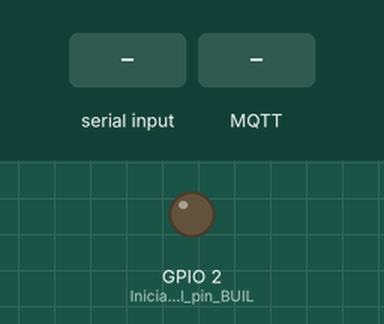
Recording of a sketch running on a simulated ESP8266 (NodeMCU). Parts: output pins drawn as LEDs (lit = HIGH). The test bench sets the inputs (shaded band). WiFi joins after 1.5 s; servers stay silent unless stated; no MQTT or app messages arrive unless stated; what the sketch prints to the serial monitor is not drawn.

Above: at 2.8 s.
2.9 s: "1\n" received over Serial
At 4.6 s:
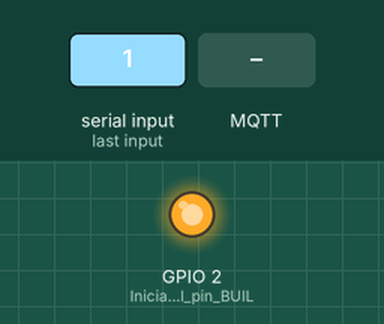
5.1 s: MQTT message "1" arrives on the first subscribed topic
6.6 s: MQTT message "on" arrives on the first subscribed topic
8.1 s: MQTT message "off" arrives on the first subscribed topic
Timing chart, 0 to 10.6 s (numbered marks = the images above; inputs shaded):
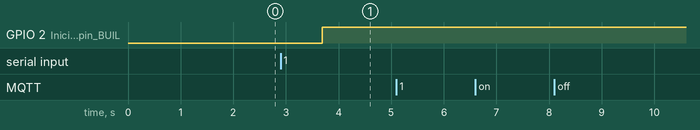

The sketch:

modemWiFIConSubscribe.ino
```cpp
/*
  Basic ESP8266 MQTT example

  This sketch demonstrates the capabilities of the pubsub library in combination
  with the ESP8266 board/library.

  It connects to an MQTT server then:
  - publishes "hello world" to the topic "outTopic" every two seconds
  - subscribes to the topic "inTopic", printing out any messages
    it receives. NB - it assumes the received payloads are strings not binary
  - If the first character of the topic "inTopic" is an 1, switch ON the ESP Led,
    else switch it off

  It will reconnect to the server if the connection is lost using a blocking
  reconnect function. See the 'mqtt_reconnect_nonblocking' example for how to
  achieve the same result without blocking the main loop.

  To install the ESP8266 board, (using Arduino 1.6.4+):
  - Add the following 3rd party board manager under "File -> Preferences -> Additional Boards Manager URLs":
       http://arduino.esp8266.com/stable/package_esp8266com_index.json
  - Open the "Tools -> Board -> Board Manager" and click install for the ESP8266"
  - Select your ESP8266 in "Tools -> Board"

*/
#include <ESP8266WiFi.h>
#include <PubSubClient.h>

// Elegí valores acordes a tu red.
const char* ssid          = "NOMBRE_RED_WIFI";                  // Nombre de tu red wifi
const char* password      = "CONTRASEÑA_RED_WIFI";              // Contraseña de tu red wifi

// Aquí definiremos los parámetros que permiten conectarnos al servidor MQTT remoto. Debemos definir su IP o nombre de dominio (sólo uno) y su puerto.
//const char* mqtt_server = "192.168.0.100";                    // IP donde corre el broker MQTT. Debes reemplazar esta IP por la IP privada de tu red LAN.
const char* mqtt_server   = "mqtt.matnalopez.com.ar";           // Dominio donde corre el broker MQTT. Puedes reemplazar este dominio por el tuyo, alguno online gratis o utilizar este por defecto.
const int   mqtt_port     = 1883;                               // Puerto donde corre el broker MQTT. (1883 inseguro - 8883 con SSL)
const char* clientID      = "NODEMCU";                          // Debes definir un clientID que haga sentido para tu proyecto y tu dispositivo.
const char* mqtt_username = "esp";                              // Debes definir un usuario que haga sentido para tu proyecto y tus configuraciones de seguridad.
const char* mqtt_password = "8266";                             // Debes definir una contraseña que haga sentido para tu proyecto y tus configuraciones de seguridad.

const char* topic_enviar  = "micro-a-server";                   // Debes definir un topic que haga sentido para tu proyecto.
const char* topic_recibir = "server-a-micro";                   // Debes definir un topic que haga sentido para tu proyecto.


// Inicializar los objetos WiFi y Cliente MQTT
WiFiClient wifiClient;
PubSubClient client(mqtt_server, mqtt_port, wifiClient);

long lastMsg = 0;
char msg[50];

void setup() {
  pinMode(LED_BUILTIN, OUTPUT);                                 // Inicializamos el pin BUILTIN_LED como salida
  Serial.begin(9600);                                           // Configuramos el puerto serie en 9600 bps
  setup_wifi();                                                 // Inicializamos el módulo WIFI
  client.setServer(mqtt_server, mqtt_port);                     // Configuramos el servidor MQTT, definiendo IP/URL y puerto

  // Debugging - Output the IP Address of the ESP8266
  Serial.print("Conectando a la siguiente red: ");              // Output de debug
  Serial.println(ssid);

  // Agregamos la función de callback cuando queremos recibir info mediante MQTT hacia el microcontrolador
  client.setCallback(callback_function);

  // Conexión al Broker MQTT. Si falla, revisar que usuario y contraseña sean válidos en el broker
  if (client.connect(clientID, mqtt_username, mqtt_password)) {
    client.subscribe(topic_recibir);                            // Suscripción al topic_recibir
    Serial.println("Conectado al Broker MQTT!");                // Output de debug
  }
  else {
    Serial.println("Conección al Broker MQTT fallida...");      // Output de debug
  }
}

void callback_function(char* topic, byte* payload, unsigned int length) {
  Serial.print("Message arrived [");                            // Output de debug
  Serial.print(topic);                                          // Output de debug
  Serial.print("] ");                                           // Output de debug
  for (int i=0;i<length;i++) {
    Serial.print((char)payload[i]);                             // Output de debug
  }
  Serial.println();                                             // Output de debug
}

bool Connect() {
  // Conectarse al servidor MQTT y suscribirse al topic_recibir
  if (client.connect(clientID, mqtt_username, mqtt_password)) {
      client.subscribe(topic_recibir);                          // Suscripción al topic_recibir
      return true;
    }
    else {
      return false;
  }
}

void setup_wifi() {

  delay(10);
  // We start by connecting to a WiFi network
  Serial.println();
  Serial.print("Conectando a la siguiente red: ");              // Output de debug
  Serial.println(ssid);                                         // Output de debug

  WiFi.begin(ssid, password);                                   // Establecer conexión WiFi

  while (WiFi.status() != WL_CONNECTED) {
    delay(500);
    Serial.print(".");                                          // Output de debug
  }

  Serial.println("---------------");                            // Output de debug
  Serial.print("WiFi conectado, con IP: ");                     // Output de debug
  Serial.println(WiFi.localIP());                               // Output de debug

  // Conexión al Broker MQTT. Si falla, revisar que usuario y contraseña sean válidos en el broker
  if (client.connect(clientID, mqtt_username, mqtt_password)) {
    Serial.println("Conectado al Broker MQTT!");                // Output de debug
    client.publish(topic_enviar, "Esp8266 conectado");          // Publicar en topic_enviar de debug
  }
  else {
    Serial.println("Conección al Broker MQTT fallida...");      // Output de debug
  }
}

void reconnect() {
  // Loop hasta que logremos reconectar
  delay(1000);
  while (!client.connected()) {
    // Intento de conexión
    if (client.connect(clientID, mqtt_username, mqtt_password)) {
      Serial.println("Conectado");                              // Output de debug
      client.subscribe(topic_recibir);                          // Suscripción al topic_recibir
    } else {
      Serial.print("Falló, error número =");                    // Output de debug
      Serial.print(client.state());                             // Output de debug
      Serial.println(" reintentando en 5 segundos...");         // Output de debug
      delay(5000);                                              // Esperar 5 segundos antes de reintentar
    }
  }
}

void loop() {

  String readSerialMsg;

  if (!client.connected()) {
      client.publish(topic_enviar, "Esp8266 desconectado");
    reconnect();
  }
  client.loop();

  long now = millis();
  if (now - lastMsg > 1000) {
    lastMsg = now;
    readSerialMsg = readSerial();                               // Leo el mensaje que llegó por el puerto serie
    readSerialMsg.toCharArray(msg,readSerialMsg.length()+1);    // Transformo el mensaje en un array de chars
    if (isNotEmpty(msg)) {                                      // Validamos que haya llegado un msg y no esté vacío.
    Serial.print("Publish message: ");                          // Output de debug
    Serial.print(topic_enviar);                                 // Output de debug
    Serial.print(" -> ");                                       // Output de debug
    Serial.println(msg);                                        // Output de debug
      digitalWrite(LED_BUILTIN, LOW);                           // Turn the LED on (Note that LOW is the voltage level
      client.publish(topic_enviar, msg);                        // Publico en el topic_enviar el msg que recibí por el puerto serie
      delay(50);
      digitalWrite(LED_BUILTIN, HIGH);                          // Turn the LED off by making the voltage HIGH
    } else {
      // Hago algo si el mensaje está vacío
    }
  }
}

boolean isNotEmpty(String data) {
  return data != "";
}

String readSerial() {
  String serialData = "";
  if (Serial.available()) {
    serialData = Serial.readStringUntil('\r\n');
  }
  return serialData;
}
```

Measured:
- after the input at 2.9 s, GPIO 2 (Inicializamos_el_pin_BUIL): LOW → HIGH after 0.79 s
- after the input at 5.1 s, every drawn part: stays the same
- after the input at 6.6 s, every drawn part: stays the same
- after the input at 8.1 s, every drawn part: stays the same
